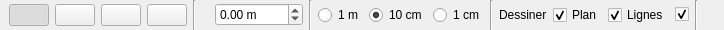
<?xml version="1.0" encoding="UTF-8"?>
<ui version="4.0">
 <class>PB_ActionModifyPositions2DOptions</class>
 <widget class="QWidget" name="PB_ActionModifyPositions2DOptions">
  <property name="geometry">
   <rect>
    <x>0</x>
    <y>0</y>
    <width>724</width>
    <height>30</height>
   </rect>
  </property>
  <property name="windowTitle">
   <string>Form</string>
  </property>
  <layout class="QHBoxLayout" name="horizontalLayout">
   <property name="spacing">
    <number>0</number>
   </property>
   <property name="leftMargin">
    <number>0</number>
   </property>
   <property name="topMargin">
    <number>0</number>
   </property>
   <property name="rightMargin">
    <number>0</number>
   </property>
   <property name="bottomMargin">
    <number>0</number>
   </property>
   <item>
    <widget class="QWidget" name="wd_toolbar" native="true">
     <layout class="QVBoxLayout" name="verticalLayout">
      <property name="spacing">
       <number>0</number>
      </property>
      <property name="leftMargin">
       <number>0</number>
      </property>
      <property name="topMargin">
       <number>0</number>
      </property>
      <property name="rightMargin">
       <number>0</number>
      </property>
      <property name="bottomMargin">
       <number>0</number>
      </property>
      <item>
       <widget class="QWidget" name="widget" native="true">
        <layout class="QVBoxLayout" name="verticalLayout_2">
         <property name="spacing">
          <number>0</number>
         </property>
         <property name="leftMargin">
          <number>0</number>
         </property>
         <property name="topMargin">
          <number>0</number>
         </property>
         <property name="rightMargin">
          <number>0</number>
         </property>
         <property name="bottomMargin">
          <number>0</number>
         </property>
         <item>
          <widget class="QWidget" name="widget_3" native="true">
           <layout class="QHBoxLayout" name="horizontalLayout_4">
            <property name="spacing">
             <number>6</number>
            </property>
            <property name="leftMargin">
             <number>9</number>
            </property>
            <property name="topMargin">
             <number>0</number>
            </property>
            <property name="rightMargin">
             <number>9</number>
            </property>
            <property name="bottomMargin">
             <number>0</number>
            </property>
            <item>
             <widget class="QPushButton" name="pb_freeMove">
              <property name="text">
               <string/>
              </property>
              <property name="icon">
               <iconset resource="../../resource.qrc">
                <normaloff>:/icons/cursor.png</normaloff>:/icons/cursor.png</iconset>
              </property>
              <property name="checkable">
               <bool>true</bool>
              </property>
              <property name="checked">
               <bool>true</bool>
              </property>
              <attribute name="buttonGroup">
               <string notr="true">buttonGroup_mode</string>
              </attribute>
             </widget>
            </item>
            <item>
             <widget class="QPushButton" name="pb_move">
              <property name="text">
               <string/>
              </property>
              <property name="icon">
               <iconset resource="../../resource.qrc">
                <normaloff>:/icons/move.png</normaloff>
                <normalon>:/icons/move_green.png</normalon>:/icons/move.png</iconset>
              </property>
              <property name="checkable">
               <bool>true</bool>
              </property>
              <attribute name="buttonGroup">
               <string notr="true">buttonGroup_mode</string>
              </attribute>
             </widget>
            </item>
            <item>
             <widget class="QPushButton" name="pb_add">
              <property name="text">
               <string/>
              </property>
              <property name="icon">
               <iconset resource="../../resource.qrc">
                <normaloff>:/icons/plus.png</normaloff>
                <normalon>:/icons/plus_green.png</normalon>:/icons/plus.png</iconset>
              </property>
              <property name="checkable">
               <bool>true</bool>
              </property>
              <attribute name="buttonGroup">
               <string notr="true">buttonGroup_mode</string>
              </attribute>
             </widget>
            </item>
            <item>
             <widget class="QPushButton" name="pb_remove">
              <property name="text">
               <string/>
              </property>
              <property name="icon">
               <iconset resource="../../resource.qrc">
                <normaloff>:/icons/moins.png</normaloff>
                <normalon>:/icons/moins_red.png</normalon>:/icons/moins.png</iconset>
              </property>
              <property name="checkable">
               <bool>true</bool>
              </property>
              <attribute name="buttonGroup">
               <string notr="true">buttonGroup_mode</string>
              </attribute>
             </widget>
            </item>
            <item>
             <widget class="Line" name="line">
              <property name="orientation">
               <enum>Qt::Vertical</enum>
              </property>
             </widget>
            </item>
            <item>
             <widget class="QLabel" name="label">
              <property name="text">
               <string/>
              </property>
              <property name="pixmap">
               <pixmap resource="../../resource.qrc">:/icons/level.png</pixmap>
              </property>
             </widget>
            </item>
            <item>
             <widget class="QDoubleSpinBox" name="dsb_zval">
              <property name="suffix">
               <string> m</string>
              </property>
              <property name="minimum">
               <double>-9999.000000000000000</double>
              </property>
              <property name="maximum">
               <double>9999.000000000000000</double>
              </property>
              <property name="singleStep">
               <double>0.100000000000000</double>
              </property>
             </widget>
            </item>
            <item>
             <widget class="Line" name="line_2">
              <property name="orientation">
               <enum>Qt::Vertical</enum>
              </property>
             </widget>
            </item>
            <item>
             <widget class="QRadioButton" name="rb_1m">
              <property name="text">
               <string>1 m</string>
              </property>
              <attribute name="buttonGroup">
               <string notr="true">buttonGroup_step</string>
              </attribute>
             </widget>
            </item>
            <item>
             <widget class="QRadioButton" name="rb_10cm">
              <property name="text">
               <string>10 cm</string>
              </property>
              <property name="checked">
               <bool>true</bool>
              </property>
              <attribute name="buttonGroup">
               <string notr="true">buttonGroup_step</string>
              </attribute>
             </widget>
            </item>
            <item>
             <widget class="QRadioButton" name="rb_1cm">
              <property name="text">
               <string>1 cm</string>
              </property>
              <attribute name="buttonGroup">
               <string notr="true">buttonGroup_step</string>
              </attribute>
             </widget>
            </item>
            <item>
             <widget class="Line" name="line_3">
              <property name="orientation">
               <enum>Qt::Vertical</enum>
              </property>
             </widget>
            </item>
            <item>
             <widget class="QLabel" name="label_2">
              <property name="text">
               <string>Dessiner</string>
              </property>
             </widget>
            </item>
            <item>
             <widget class="QCheckBox" name="cb_drawPlane">
              <property name="text">
               <string>Plan</string>
              </property>
              <property name="checked">
               <bool>true</bool>
              </property>
             </widget>
            </item>
            <item>
             <widget class="QCheckBox" name="cb_drawLines">
              <property name="text">
               <string>Lignes</string>
              </property>
              <property name="checked">
               <bool>true</bool>
              </property>
             </widget>
            </item>
            <item>
             <widget class="QCheckBox" name="cb_updateLines">
              <property name="text">
               <string/>
              </property>
              <property name="icon">
               <iconset resource="../../resource.qrc">
                <normaloff>:/icons/view-refresh.png</normaloff>:/icons/view-refresh.png</iconset>
              </property>
              <property name="checked">
               <bool>true</bool>
              </property>
             </widget>
            </item>
            <item>
             <widget class="Line" name="line_4">
              <property name="orientation">
               <enum>Qt::Vertical</enum>
              </property>
             </widget>
            </item>
            <item>
             <spacer name="horizontalSpacer_2">
              <property name="orientation">
               <enum>Qt::Horizontal</enum>
              </property>
              <property name="sizeHint" stdset="0">
               <size>
                <width>40</width>
                <height>20</height>
               </size>
              </property>
             </spacer>
            </item>
           </layout>
          </widget>
         </item>
        </layout>
       </widget>
      </item>
     </layout>
    </widget>
   </item>
  </layout>
 </widget>
 <resources>
  <include location="../../resource.qrc"/>
 </resources>
 <connections/>
 <buttongroups>
  <buttongroup name="buttonGroup_step"/>
  <buttongroup name="buttonGroup_mode"/>
 </buttongroups>
</ui>
